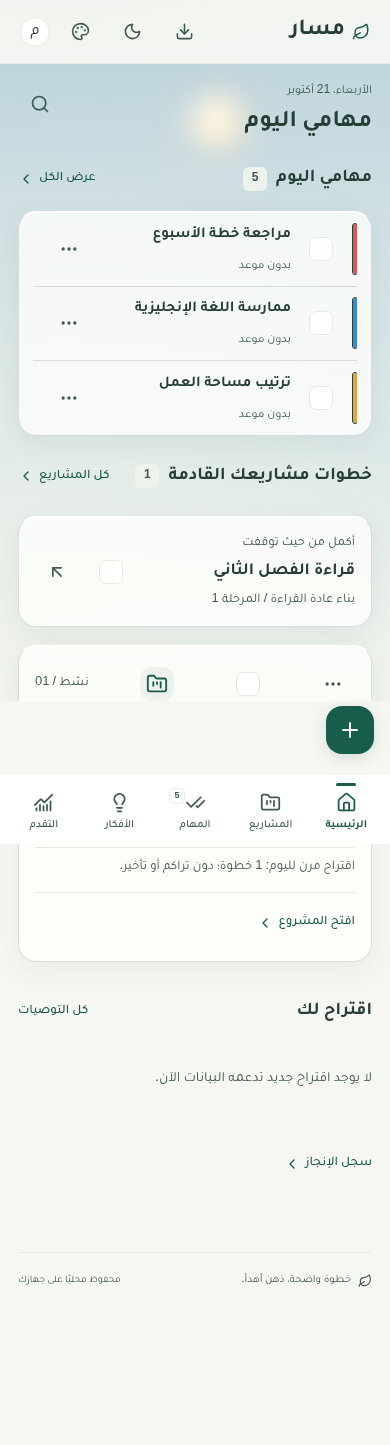
#> input picture docs/living-sky/liquid-glass/before-day-light-390.png, 390 x 1445 px; its folder holds 4 pictures in this run
$ python render-comparisons.py
#> lines starting #> are read from the running program, lines starting #| are printed output that depends on the picture
"""Comparison sheets made only from real, unmodified Chromium captures.
Original full-page screenshots remain alongside the sheets.
"""
from pathlib import Path
from PIL import Image, ImageDraw, ImageFont

root = Path(__file__).parent
font = ImageFont.truetype('/usr/share/fonts/truetype/dejavu/DejaVuSans.ttf', 17)
labels = [('day', 'النهار — 13:00'), ('sunset', 'الغروب — 17:00'), ('night', 'الليل — 23:00')]
for scene, title in labels:
    width, height, gap, header = 312, 675, 16, 42
    canvas = Image.new('RGB', (4 * width + 5 * gap, height + header + 2 * gap), '#e9eeeb')
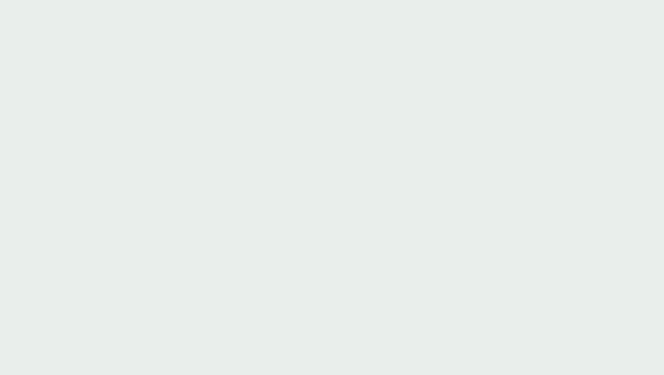
#> canvas: PIL image 1328x749 RGB (shown at 1/2 size); mean R, G, B 233, 238, 235
    draw = ImageDraw.Draw(canvas)
    for i, (theme, stage) in enumerate([('light', 'before'), ('light', 'after'), ('dark', 'before'), ('dark', 'after')]):
        source = Image.open(root / f'{stage}-{scene}-{theme}-390.png').convert('RGB')
#> source is the input picture: PIL image 390x1445 RGB; mean R, G, B 236.2, 240.5, 237.5
        thumb = source.crop((0, 0, 390, 844)).resize((width, height), Image.Resampling.LANCZOS)
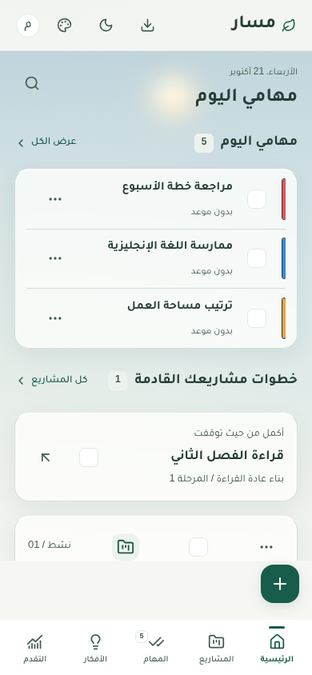
#> thumb: PIL image 312x675 RGB; mean R, G, B 229.9, 236.4, 234.5
        x = gap + i * (width + gap)
        text = f'{"قبل" if stage == "before" else "بعد"} | {"فاتح" if theme == "light" else "داكن"} | {title}'
        draw.text((x + width, gap + 11), text, font=font, fill='#253e36', anchor='ra', direction='rtl', language='ar')
        canvas.paste(thumb, (x, gap + header))
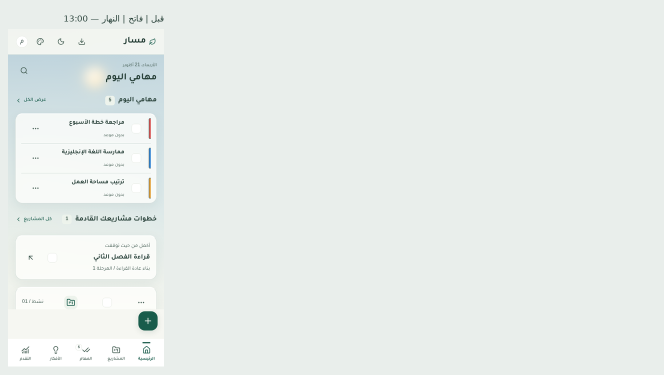
#> canvas: PIL image 1328x749 RGB (shown at 1/2 size); mean R, G, B 232.2, 237.6, 234.8
#> (the run stopped early here; a loop or call above may not have finished)
